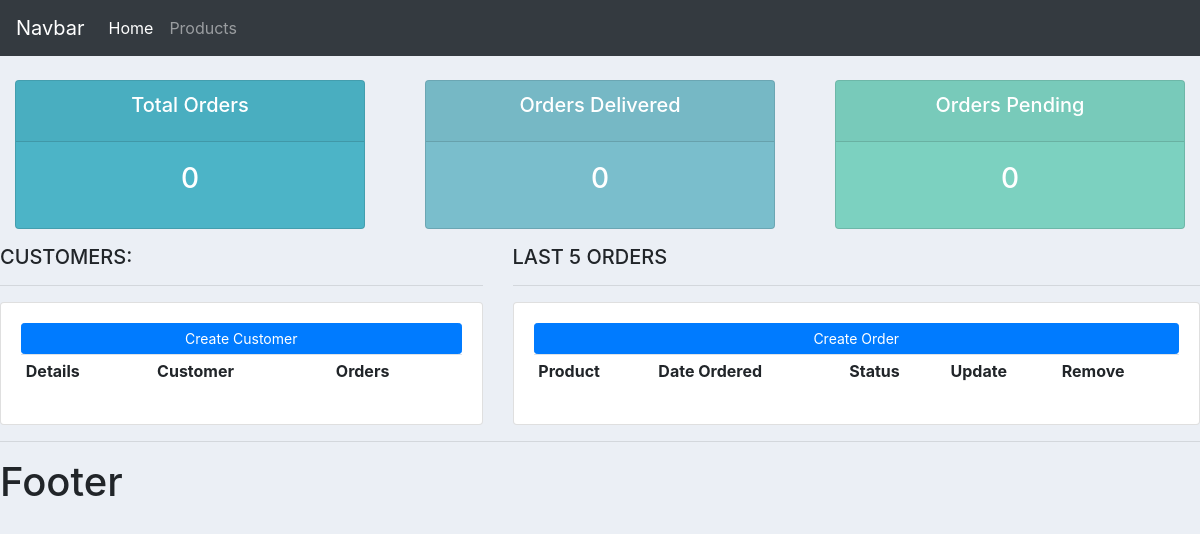
/, run on an earlier commit of the app's database.
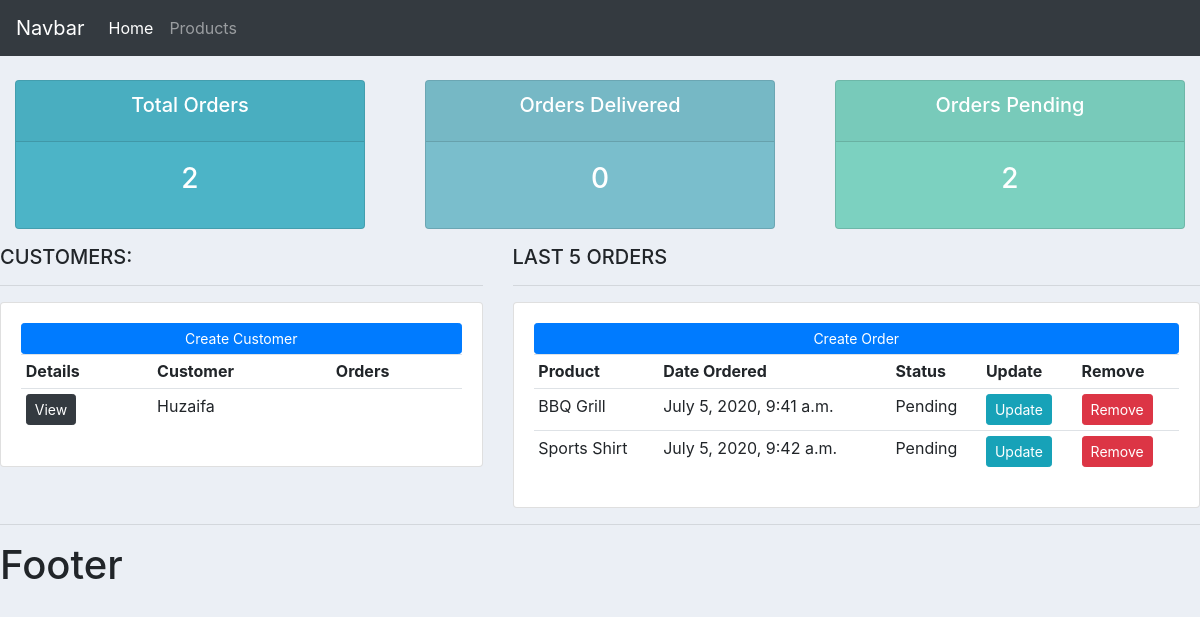
And on a later commit of the database.
### accounts/models.py (models this page shows, shortened)
class Customer(models.Model):
    name = models.CharField(max_length=200, null=True)
    phone = models.CharField(max_length=200, null=True)
    email = models.CharField(max_length=200, null=True)
    date_created = models.DateTimeField(auto_now_add=True, null=True)

class Order(models.Model):
    STATUS = (
        ('Pending', 'Pending'),
        ('Out for delivery', 'Out for delivery'),
        ('Delivered', 'Delivered'),
    )
    customer = models.ForeignKey(Customer, null=True, on_delete=models.SET_NULL)
    product = models.ForeignKey(Product, null=True, on_delete=models.SET_NULL)
    date_created = models.DateTimeField(auto_now_add=True, null=True)
    status = models.CharField(max_length=200, null=True, choices=STATUS)

class Product(models.Model):
    CATEGORY = (
        ('Indoor', 'Indoor'),
        ('Out Door', 'Out Door'),
    )
    name = models.CharField(max_length=200, null=True)
    price = models.FloatField(null=True)
    category = models.CharField(max_length=200, null=True, choices=CATEGORY)
    description = models.TextField(max_length=200, null=True, blank=True)
    date_created = models.DateTimeField(auto_now_add=True, null=True)
    tags = models.ManyToManyField(Tag)
    def __str__(self):
        return self.name

### accounts/views.py (the view)
# urls.py: path('', views.home, name='home'),
def home(request):
    orders = Order.objects.all()
    customers = Customer.objects.all()
    total_customers = Customer.objects.count()
    total_orders = Order.objects.count()
    delivered = orders.filter(status='Delivered').count()
    pending = orders.filter(status='Pending').count()
    context = {'orders': orders, 'customers': customers, 'total_customers': total_customers, 'total_orders': total_orders,
               'delivered': delivered, 'pending': pending,
               }
    return render(request, 'accounts/dashboard.html', context)

### accounts/templates/accounts/dashboard.html
{% extends 'accounts/main.html' %}
{% block content %}
    {% include 'accounts/status.html' %}
    <div class="row">
	<div class="col-md-5">
		<h5>CUSTOMERS:</h5>
		<hr>
		<div class="card card-body">
			<a class="btn btn-primary  btn-sm btn-block" href="{% url 'create-customer' %}">Create Customer</a>
			<table class="table table-sm">
				<tr>
                    <th>Details</th>
					<th>Customer</th>
					<th>Orders</th>
				</tr>
                {% for customer in customers %}
                    <tr>
                    <td><a class="btn btn-sm btn-dark" href="{% url 'customers' customer.id %}">View</a> </td>
                        <td>{{ customer.name }}</td>
                        <td>{{ count }}</td>
                    </tr>
                {% endfor %}
			</table>
		</div>
	</div>
	<div class="col-md-7">
		<h5>LAST 5 ORDERS</h5>
		<hr>
		<div class="card card-body">
			<a class="btn btn-primary  btn-sm btn-block" href="{% url 'create-order' %}">Create Order</a>
			<table class="table table-sm">
				<tr>
					<th>Product</th>
					<th>Date Ordered</th>
					<th>Status</th>
					<th>Update</th>
					<th>Remove</th>
				</tr>
                {% for order in orders %}
                    <tr>
                        <td>{{ order.product }}</td>
                        <td>{{ order.date_created }}</td>
                        <td>{{ order.status }}</td>
                        <td><a href="{% url 'update-order' order.id %}" class="btn btn-sm btn-info">Update</a></td>
                        <td><a href="{% url 'delete-order' order.id %}" class="btn btn-sm btn-danger" >Remove</a></td>
                    </tr>
                {% endfor %}
			</table>
		</div>
	</div>
</div>
{% endblock %}

What changed in the data, as far as the page shows it:
added Customer: name "Huzaifa"
added Order: product "BBQ Grill", date_created "July 5, 2020, 9:41 a.m.", status "Pending"
added Order: product "Sports Shirt", date_created "July 5, 2020, 9:42 a.m.", status "Pending"
Also different on the page:
{{ total_orders }}: "0" → "2"
{{ pending }}: "0" → "2"
